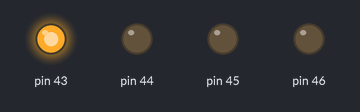
Recording of a sketch running on a simulated Arduino Mega 2560, built with avr-gcc and run on an emulated ATmega2560. Parts: output pins drawn as LEDs (lit = HIGH).

Above: at 0.5 s.
At 1.5 s:
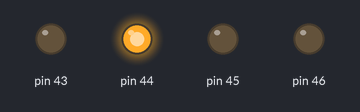
At 2.5 s:
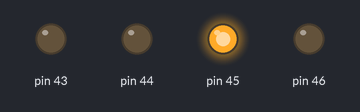
At 3.5 s:
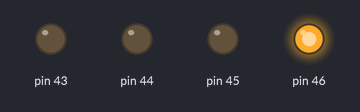
Timing chart, 0 to 5.2 s (numbered marks = the images above):
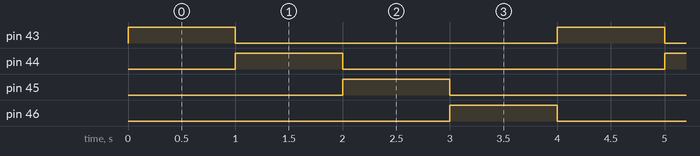

The sketch:

DENEY2-4LEDKONTROLBLOCK.ino
```cpp
void setup()
{
  pinMode( 46 , OUTPUT);
  pinMode( 43 , OUTPUT);
  pinMode( 44 , OUTPUT);
  pinMode( 45 , OUTPUT);
}

void loop()
{
  digitalWrite( 46 , LOW );
  digitalWrite( 43 , HIGH );
  delay( 1000 );
  digitalWrite( 43 , LOW );
  digitalWrite( 44 , HIGH );
  delay( 1000 );
  digitalWrite( 44 , LOW );
  digitalWrite( 45 , HIGH );
  delay( 1000 );
  digitalWrite( 45 , LOW );
  digitalWrite( 46 , HIGH );
  delay( 1000 );
}
```

Measured:
- by itself, pin 43–46: alternates HIGH for 1.0 s and LOW for 3.0 s
- by itself, everything shown: repeats every 4.0 s, in 4 steps
